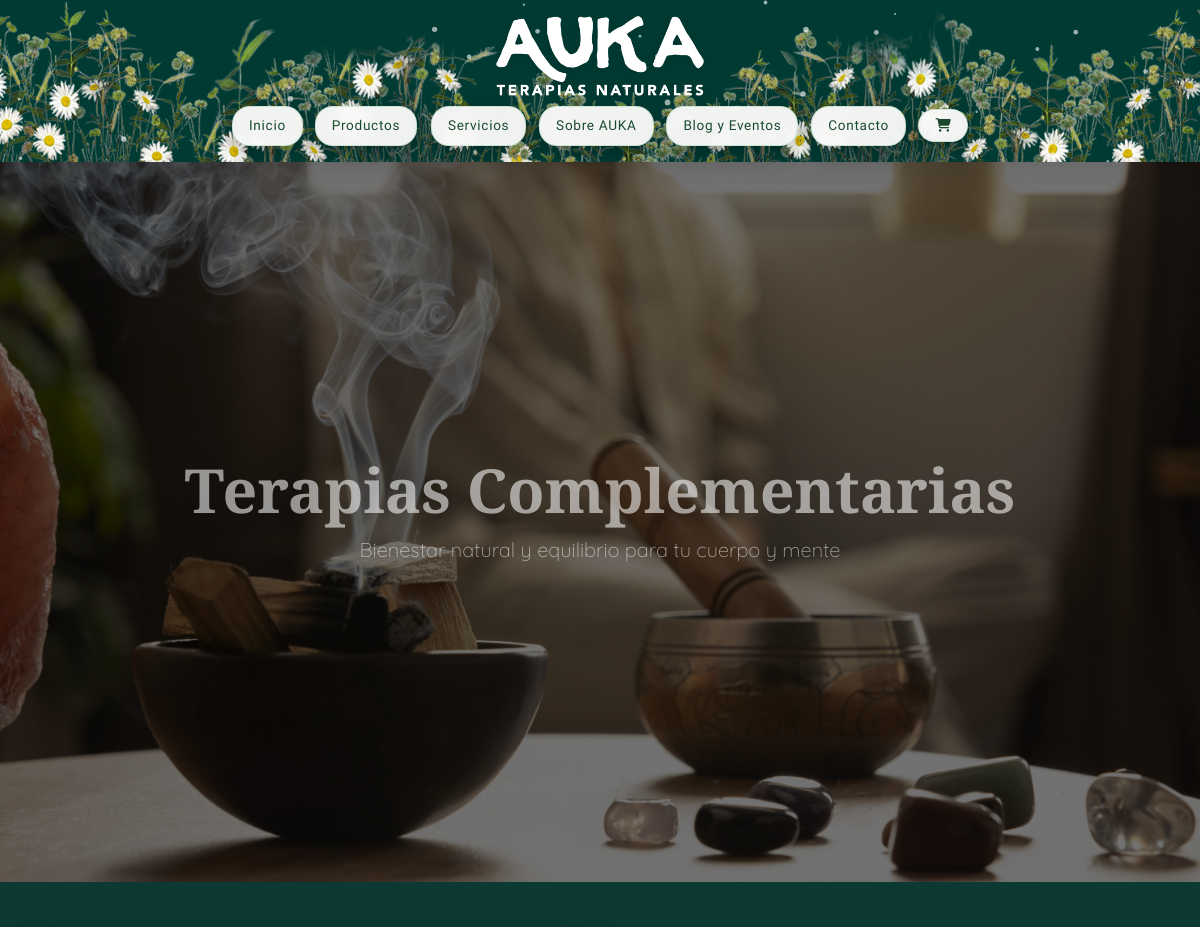
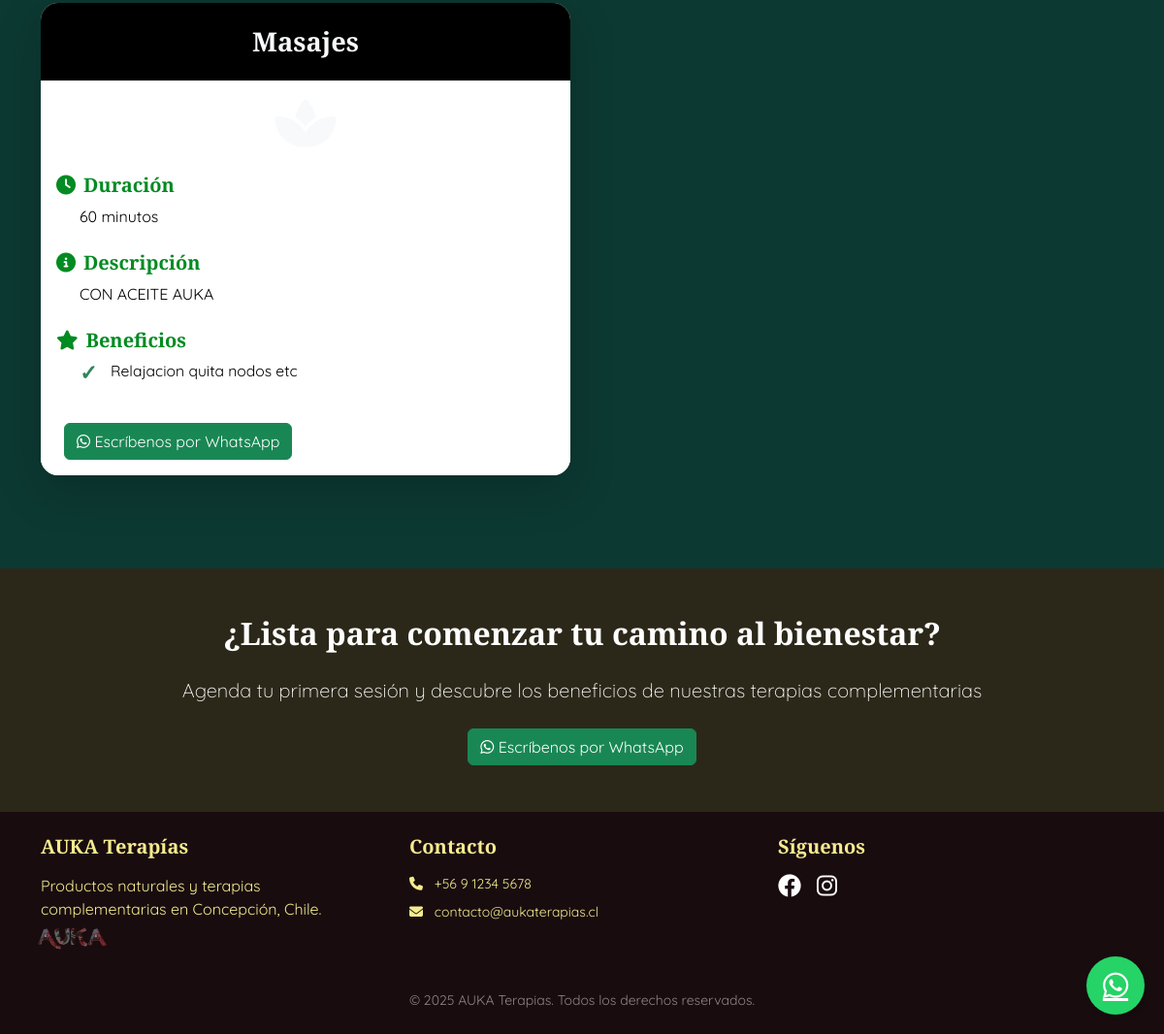
The app's page /servicios/ with its own data (2 pictures, top to bottom).
### core/models.py (models this page shows, shortened)
class Servicio(models.Model):
    nombre = models.CharField(max_length=200)
    descripcion = models.TextField()
    duracion = models.CharField(max_length=50)
    beneficios = models.TextField()
    class Meta:
        verbose_name = "Servicio"
        verbose_name_plural = "Servicios"

### core/views.py (the view)
# urls.py: path('servicios/', views.servicios, name='servicios'),
def servicios(request):
    servicios = Servicio.objects.all()
    message = "Hola AUKA Terapias, quiero más información sobre sus servicios."
    encoded_message = urllib.parse.quote_plus(message, safe="")
    whatsapp_url = f"https://wa.me/{settings.WHATSAPP_PHONE}?text={encoded_message}"
    context = {
        'servicios': servicios,
        'whatsapp_url': whatsapp_url,
    }
    return render(request, 'core/servicios.html', context)

### core/context_processors.py (called while the page is built)
def whatsapp_phone(request):
    return {'whatsapp_phone': settings.WHATSAPP_PHONE}

### core/templates/core/servicios.html (shortened to what this page needs)
{% extends 'core/base.html' %}
{% load static %}
{% block content %}
<section class="hero-minimal">
    <div class="hero-content">
        <h1 class="display-3 fw-bold">Terapias Complementarias</h1>
        <p class="lead mb-4">Bienestar natural y equilibrio para tu cuerpo y mente</p>
    </div>
</section>
<section class="py-5">
    <div class="container">
        <div class="row">
            {% for servicio in servicios %}
            <div class="col-lg-6 mb-5">
                <div class="card service-card h-100 border-0 shadow-lg">
                    <div class="card-header bg-white border-0 py-4">
                        <h3 class="card-title text-center text-primary mb-0">{{ servicio.nombre }}</h3>
                    </div>
                    <div class="card-body">
                        <div class="service-icon text-center mb-4">
                            {% if "masaje" in servicio.nombre.lower %}
                            <i class="fas fa-spa fa-3x text-primary"></i>
                            {% elif "reflex" in servicio.nombre.lower %}
                            <i class="fas fa-hands fa-3x text-primary"></i>
                            {% elif "floral" in servicio.nombre.lower %}
                            <i class="fas fa-flower fa-3x text-primary"></i>
                            {% else %}
                            <i class="fas fa-heartbeat fa-3x text-primary"></i>
                            {% endif %}
                        </div>
                        <div class="service-info mb-4">
                            <h5 class="text-success"><i class="fas fa-clock me-2"></i>Duración</h5>
                            <p class="ps-4">{{ servicio.duracion }}</p>
                        </div>
                        <div class="service-description mb-4">
                            <h5 class="text-success"><i class="fas fa-info-circle me-2"></i>Descripción</h5>
                            <p class="ps-4">{{ servicio.descripcion }}</p>
                        </div>
                        <div class="service-benefits">
                            <h5 class="text-success"><i class="fas fa-star me-2"></i>Beneficios</h5>
                            <ul class="ps-4">
                                {% for beneficio in servicio.beneficios.splitlines %}
                                {% if beneficio.strip %}
                                <li>{{ beneficio.strip }}</li>
                                {% endif %}
                                {% endfor %}
                            </ul>
                        </div>
                    </div>
                    <div class="card-footer bg-white border-0 py-3">
                        <a href="{{ whatsapp_url }}" target="_blank" class="btn btn-success">
                            <i class="fab fa-whatsapp"></i> Escríbenos por WhatsApp
                        </a>
                    </div>
                </div>
            </div>
            {% endfor %}
        </div>
    </div>
</section>
<section class="py-5 bg-primary text-white">
    <div class="container text-center">
        <h2 class="mb-4">¿Lista para comenzar tu camino al bienestar?</h2>
        <p class="lead mb-4">Agenda tu primera sesión y descubre los beneficios de nuestras terapias complementarias</p>
        <a href="{{ whatsapp_url }}" target="_blank" class="btn btn-success">
            <i class="fab fa-whatsapp"></i> Escríbenos por WhatsApp
        </a>
    </div>
</section>
{% endblock %}

### static/css/base.css (style rules this page uses)
body { background-color: rgb(25, 12, 15); }

### static/css/index.css (style rules this page uses)
.hero-content { z-index: 2; }

### static/css/servicios.css (style rules this page uses)
.hero-minimal { background: url('/static/photos/banner_servicios.jpg') center center / cover no-repeat; height: 90vh; min-height: 600px; display: flex; align-items: center; justify-content: center; text-align: center; position: relative; color: #ffffff8f; }
.hero-minimal::before { content: ""; position: absolute; inset: 0; background: rgba(0, 0, 0, 0.552); }
.hero-minimal .hero-content h1 { font-size: 3.8rem; }
.service-card { background: #fff; border-radius: 18px; overflow: hidden; box-shadow: 0 8px 25px rgba(0,0,0,0.09); transition: all 0.35s ease; height: 100%; display: flex; flex-direction: column; }
.service-card .card-header { padding: 2rem 1.5rem 1.5rem; text-align: center; }
.service-card h3 { font-size: 1.5rem; }
.service-icon i { font-size: 3.5rem; color: #256049; transition: transform 0.4s; }
.service-benefits ul { list-style: none; padding-left: 0; margin: 0; }
.service-benefits li { padding-left: 2rem; position: relative; margin-bottom: 0.6rem; font-size: 0.98rem; }
.service-benefits li::before { content: "✓"; position: absolute; left: 0; color: #2f855a; font-weight: bold; font-size: 1.4em; top: -3px; }
.service-card .card-footer { margin-top: auto; padding: 1.5rem; background: #fff !important; }
@media (min-width: 992px) { .service-card h3 { font-size: 1.7rem; } }
.bg-primary { background: #2c2819 !important; }
section.py-5 { background-color: #0c3932; color: #ffffff; }
section.py-5 h3 { color: #ffffff; }
section.py-5 .card { background-color: #ffffff; border: none; color: #000000; }
.bg-white { background-color: #000000 !important; }
.text-success { --bs-text-opacity: 1; color: #028b22 !important; }
.text-primary { --bs-text-opacity: 1; color: #f8f9fa !important; }

### core/templates/core/base.html (style rules this page uses)
html, body { font-family: 'Quicksand', 'Poppins', Arial, Helvetica, sans-serif; font-weight: 400; }
h1, h2, h3, h4, h5, h6 { font-family: 'Playfair Display', serif; font-weight: 600; }

### records on screen
Servicio: nombre "Masajes", duracion "60 minutos", descripcion "CON ACEITE AUKA", strip "Relajacion quita nodos etc"
